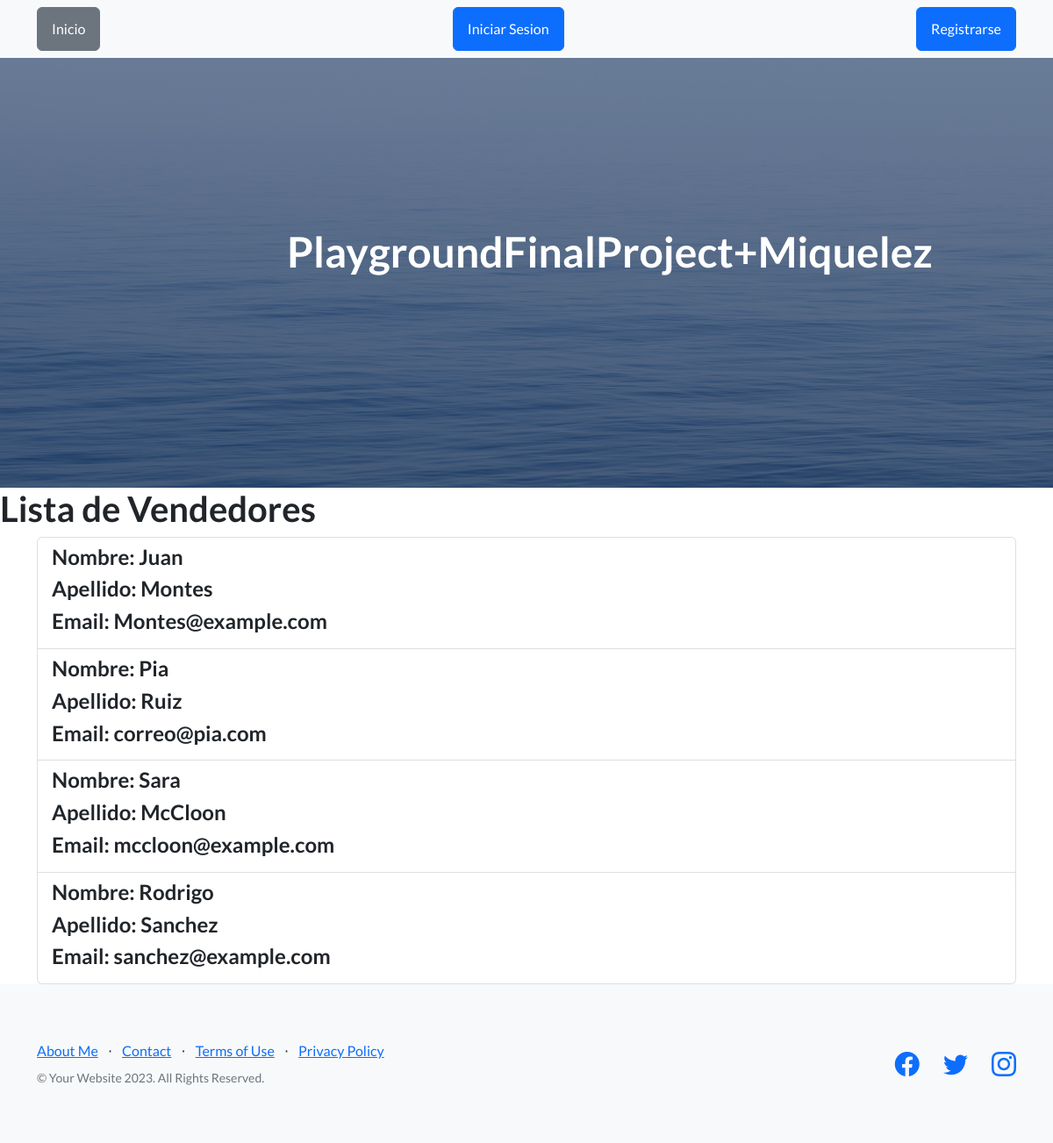
/app1/vendedor_list/, run on the app's committed database.
### app1/models.py (models this page shows, shortened)
class Vendedor(models.Model):
    nombre = models.CharField(max_length=100)
    apellido = models.CharField(max_length=100)
    email = models.EmailField(default='correo@example.com')

### app1/views.py (the view)
# urls.py: path('vendedor_list/', views.VendedorListView.as_view(), name='vendedor_list'),
class VendedorListView(ListView):
    model = Vendedor
    template_name = 'vendedor_list.html'
    context_object_name = 'vendedores'

### app1/Templates/vendedor_list.html
{% extends 'index.html' %}
{% block content %}
    <h1>Lista de Vendedores</h1>
    <div class="container">
        <ul class="list-group">
            {% for v in vendedores %}
                <li class="list-group-item">
                    <h4>Nombre: {{ v.nombre }}</h4>
                    <h4>Apellido: {{ v.apellido }}</h4>
                    <h4>Email: {{ v.email }}</h4>
                </li>
            {% endfor %}
        </ul>
    </div>
{% endblock %}

### data on the page
Vendedor: nombre "Juan", apellido "Montes", email "Montes@example.com"
Vendedor: nombre "Pia", apellido "Ruiz", email "correo@pia.com"
Vendedor: nombre "Sara", apellido "McCloon", email "mccloon@example.com"
Vendedor: nombre "Rodrigo", apellido "Sanchez", email "sanchez@example.com"
